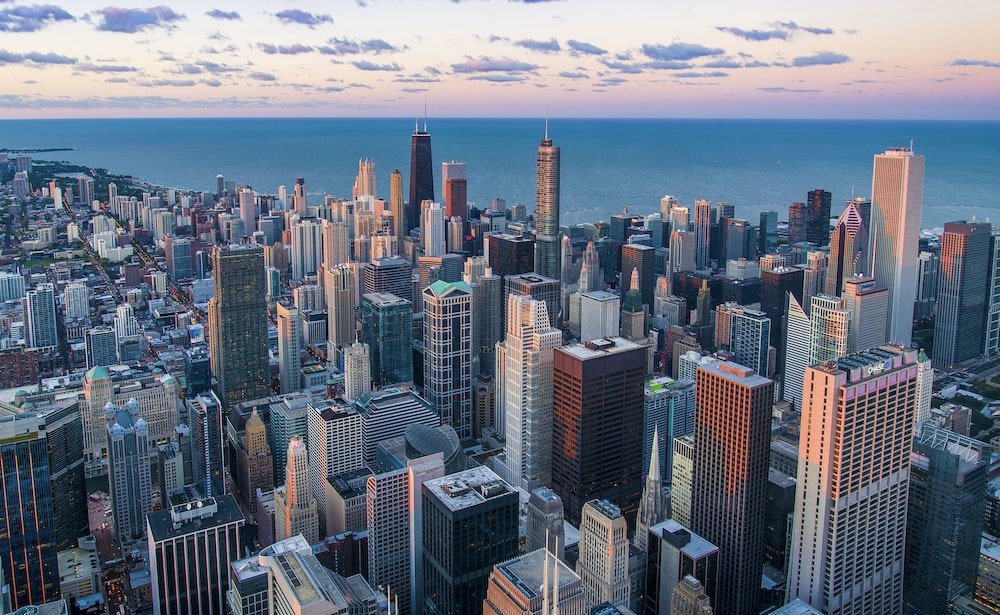
#> input picture Lab-04/reference.jpeg, 1000 x 615 px
$ python q1.py
#> lines starting #> are read from the running program, lines starting #| are printed output that depends on the picture; after the words box and inside, x2 and y2 are one past the last pixel; in counts of white or black regions, pixels touching at a corner belong together
import cv2
import numpy as np

image1 = cv2.imread('reference.jpeg')
#> image1 is the input picture: shape (615, 1000, 3); mean B, G, R 129.8, 114.5, 104.5
img = cv2.cvtColor(image1, cv2.COLOR_BGR2GRAY)
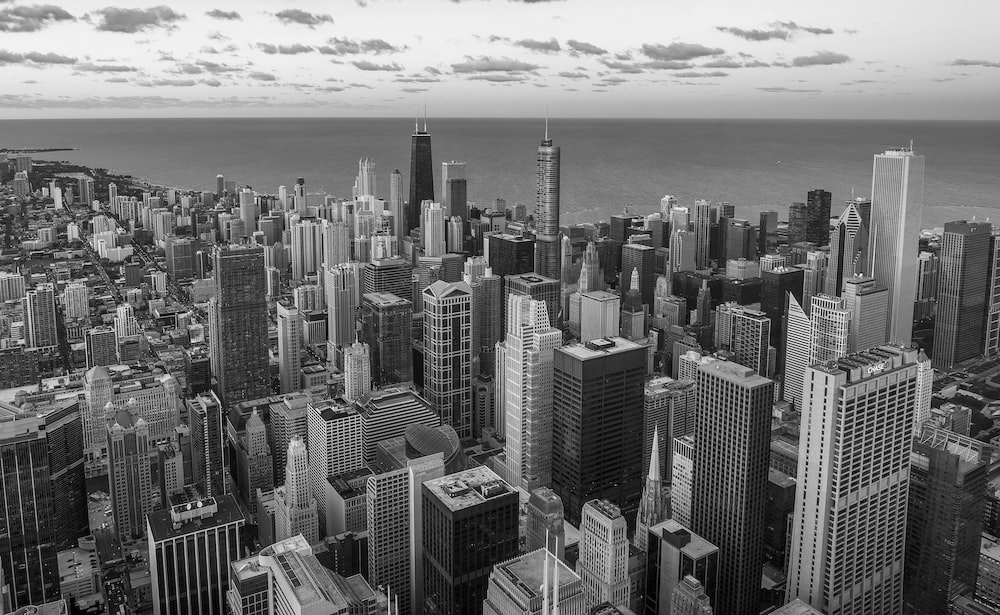
#> img: shape (615, 1000); min 0, max 255, mean 113.3

ret, thresh1 = cv2.threshold(img, 120, 255, cv2.THRESH_BINARY)
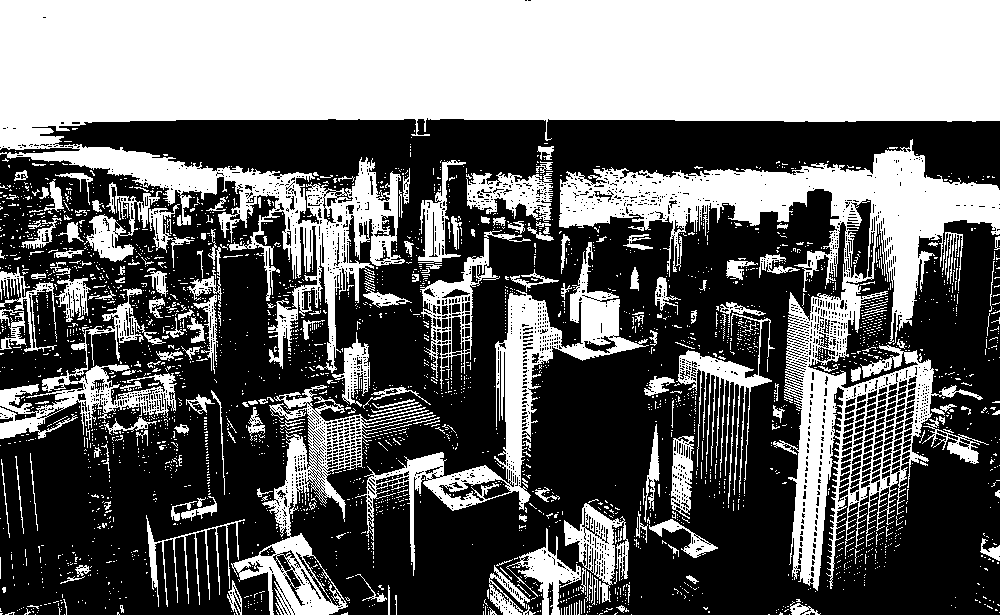
#> thresh1: shape (615, 1000); 41.7% white; 2985 white regions (2777 under 20 px), largest, box (x1, y1, x2, y2) and area: (0, 0, 1000, 373) 139085, (559, 139, 1000, 591) 42355, (355, 242, 649, 576) 12358
ret, thresh2 = cv2.threshold(img, 120, 255, cv2.THRESH_BINARY_INV)
ret, thresh3 = cv2.threshold(img, 120, 255, cv2.THRESH_TRUNC)
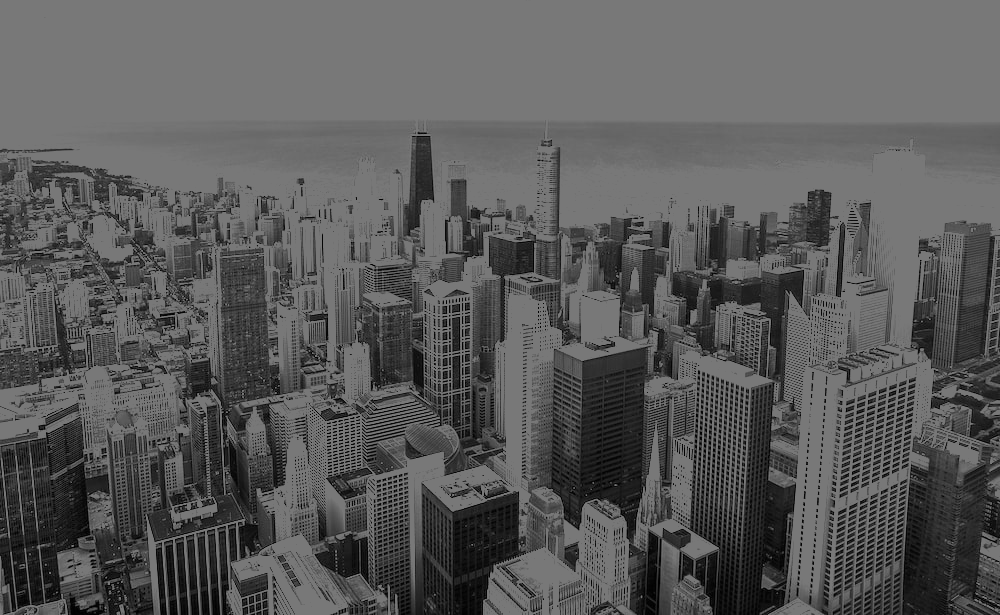
#> thresh3: shape (615, 1000); min 0, max 120, mean 89.8
ret, thresh4 = cv2.threshold(img, 120, 255, cv2.THRESH_TOZERO)
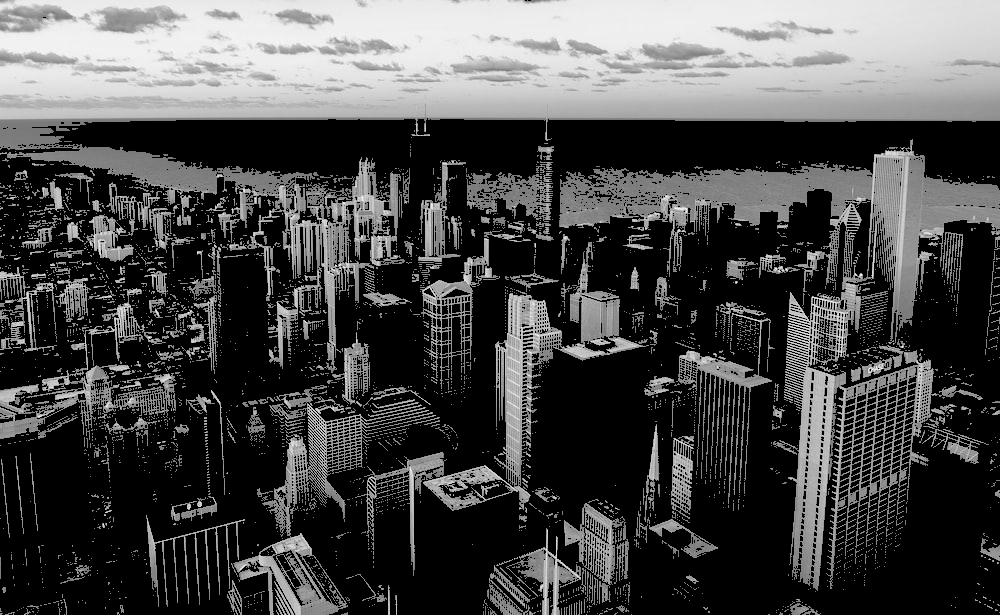
#> thresh4: shape (615, 1000); min 0, max 255, mean 73.5
ret, thresh5 = cv2.threshold(img, 120, 255, cv2.THRESH_TOZERO_INV)
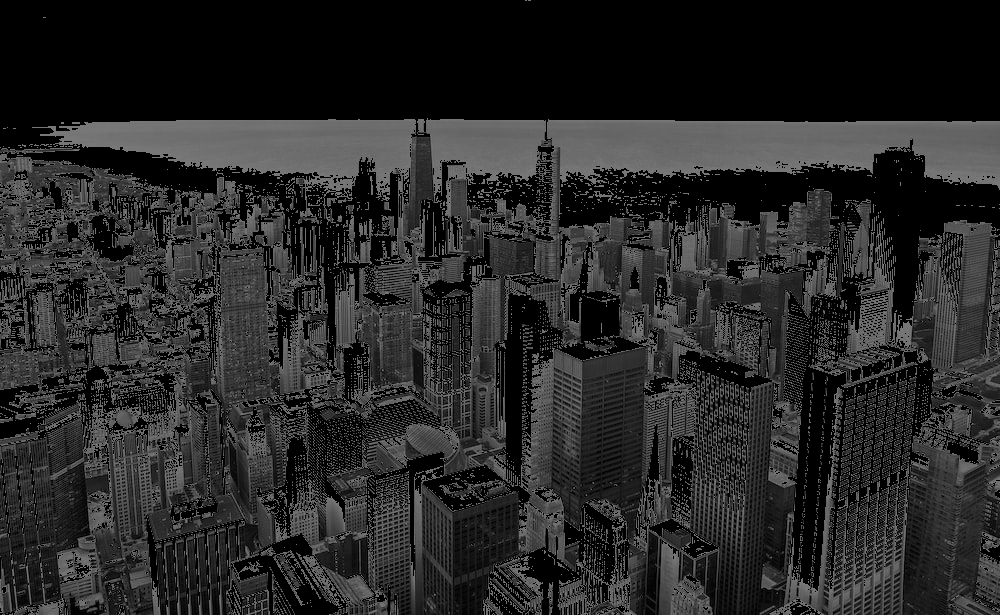
#> thresh5: shape (615, 1000); min 0, max 120, mean 39.7

cv2.imshow('Binary Threshold', thresh1)
cv2.imshow('Binary Threshold Inverted', thresh2)
cv2.imshow('Truncated Threshold', thresh3)
cv2.imshow('Set to 0',thresh4)
cv2.imshow('Set to 0 Inverted', thresh5)

cv2.waitKey(0)
cv2.destroyAllWindows()

$ run again, with Lab-04/line.jpg copied over Lab-04/reference.jpeg
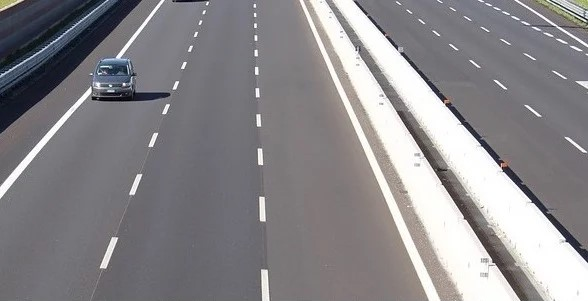
#> input picture Lab-04/line.jpg, 588 x 301 px
#> image1 is the input picture: shape (301, 588, 3); mean B, G, R 138.1, 135, 137.2
#> `ret, thresh1 = cv2.threshold(img, 120, 255, cv2.THRESH_BINARY)`:
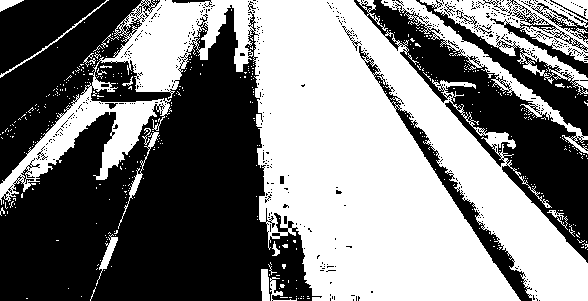
#> thresh1: shape (301, 588); 49% white; 462 white regions (443 under 20 px), largest, box (x1, y1, x2, y2) and area: (0, 0, 588, 301) 75399, (420, 0, 588, 95) 5557, (381, 0, 588, 154) 2997
#> `ret, thresh5 = cv2.threshold(img, 120, 255, cv2.THRESH_TOZERO_INV)`:
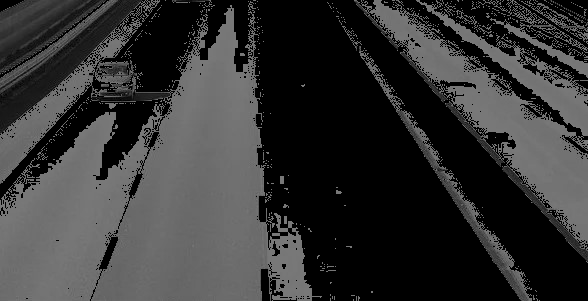
#> thresh5: shape (301, 588); min 0, max 120, mean 52.3
